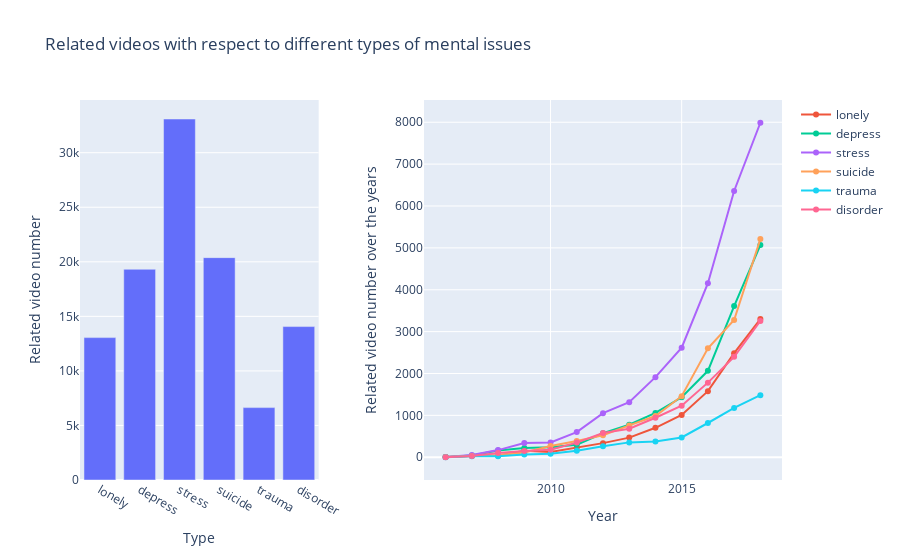

The cell this chart's notebook holds for it:
### Markdown cell above
## 3.2 mental category

Now, let's see the most mentioned category. And we can see `stress` is the most mentioned problem, followed by `suicide` and `depress`. They all show a similar trend of increase all these years.

### Code cell
# mental health types
mental_types = {
    # "general": ["mental health", "mental illness", "[^a-z0-9]emo[^a-z0-9]", "psycho", "psychiatr"],
    "lonely": ["solitude", "alone", "lonely", "loneliness"],
    "depress": ["depress"],
    "stress": ["stress",  "anxiety", "anxious"],
    "suicide": ["suicid"],
    "trauma": ["trauma", "ptsd"],
    "disorder": ["disorder"], # new
}

for m_type, keywords in mental_types.items():
    mental_types[m_type] = "|".join(keywords)
    
df_meta_mental = pd.read_csv("./data/metadata_mental_final.csv")  
matrix_mental = draw(df_meta_mental, mental_types, "Related videos with respect to different types of mental issues", "./result/category.html")

### Figure 1 — Plotly figure (JSON) as saved in the notebook; plotly's stock layout.template omitted (floating-point values rounded to 4 significant figures)
{"data": [{"showlegend": false, "type": "bar", "x": ["lonely", "depress", "stress", "suicide", "trauma", "disorder"], "xaxis": "x", "y": [13052, 19316, 33090, 20383, 6635, 14062], "yaxis": "y"}, {"name": "lonely", "type": "scatter", "x": [2006, 2007, 2008, 2009, 2010, 2011, 2012, 2013, 2014, 2015, 2016, 2017, 2018], "xaxis": "x2", "y": [3, 31, 38, 153, 126, 224, 337, 469, 703, 1010, 1579, 2486, 3299], "yaxis": "y2"}, {"name": "depress", "type": "scatter", "x": [2006, 2007, 2008, 2009, 2010, 2011, 2012, 2013, 2014, 2015, 2016, 2017, 2018], "xaxis": "x2", "y": [4, 43, 159, 220, 241, 301, 573, 777, 1059, 1433, 2064, 3611, 5068], "yaxis": "y2"}, {"name": "stress", "type": "scatter", "x": [2006, 2007, 2008, 2009, 2010, 2011, 2012, 2013, 2014, 2015, 2016, 2017, 2018], "xaxis": "x2", "y": [3, 54, 171, 342, 353, 600, 1053, 1316, 1913, 2616, 4157, 6358, 7988], "yaxis": "y2"}, {"name": "suicide", "type": "scatter", "x": [2006, 2007, 2008, 2009, 2010, 2011, 2012, 2013, 2014, 2015, 2016, 2017, 2018], "xaxis": "x2", "y": [4, 30, 53, 116, 269, 389, 525, 760, 984, 1458, 2600, 3277, 5210], "yaxis": "y2"}, {"name": "trauma", "type": "scatter", "x": [2006, 2007, 2008, 2009, 2010, 2011, 2012, 2013, 2014, 2015, 2016, 2017, 2018], "xaxis": "x2", "y": [2, 26, 24, 67, 82, 156, 264, 355, 374, 472, 818, 1177, 1483], "yaxis": "y2"}, {"name": "disorder", "type": "scatter", "x": [2006, 2007, 2008, 2009, 2010, 2011, 2012, 2013, 2014, 2015, 2016, 2017, 2018], "xaxis": "x2", "y": [0, 30, 102, 150, 178, 350, 577, 680, 944, 1230, 1782, 2397, 3253], "yaxis": "y2"}], "layout": {"title": {"text": "Related videos with respect to different types of mental issues"}, "xaxis": {"anchor": "y", "domain": [0, 0.34], "title": {"text": "Type"}}, "xaxis2": {"anchor": "y2", "domain": [0.49, 1], "title": {"text": "Year"}}, "yaxis": {"anchor": "x", "domain": [0, 1], "title": {"text": "Related video number"}}, "yaxis2": {"anchor": "x2", "domain": [0, 1], "title": {"text": "Related video number over the years"}}}}
